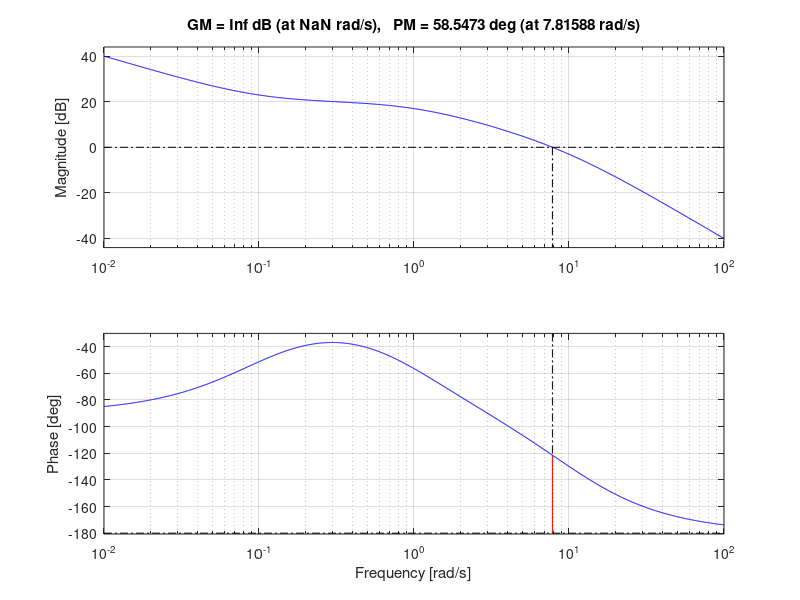

Source code (MATLAB):

s = tf('s');
num = 200;
den = s*(s+1)*(s+10);
g = num / den;

kp = 0.05;
kd = 0.5; %[0.1, 0.2, 0.3, 0.4, 0.5]

p = kp + kd*s;
l = g*p;

margin(l)
